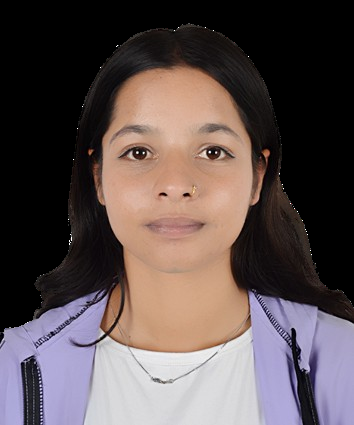
#> input picture openCV/assets/aprina.png, 354 x 425 px, given in place of aprina.jpg, which was not available
$ jupyter execute skin_detection.ipynb
#> lines starting #> are read from the running program, lines starting #| are printed output that depends on the picture; after the words box and inside, x2 and y2 are one past the last pixel; in counts of white or black regions, pixels touching at a corner belong together; pictures that were not available may be replaced by others from this repository, and a replacement may not be noted
[cell 1]
import cv2
import numpy as np

[cell 2]
def read_and_resize_image(image_path, max_width = 400, max_height = 500):
#> called with image_path = './aprina.jpg', max_width = 400, max_height = 500
    img = cv2.imread(image_path , cv2.IMREAD_COLOR)
#> img is the input picture: shape (425, 354, 3); mean B, G, R 79.7, 80, 92.7
    if img is None:
        raise FileNotFoundError(f"Could not find or open image at: {image_path}")
    height, width = img.shape[:2]
#> height = 425; width = 354
    print(width, height)
#| 354 425
    f1 = max_width/width
#> f1 = 1.13
    f2 = max_height/height
#> f2 = 1.18
    f= min(f1,f2)
#> f = 1.13
    new_dim = int(width*f), int(height*f)
#> new_dim = (400, 480)
    print(new_dim)
#| (400, 480)
    resized_img = cv2.resize(img, new_dim, interpolation=cv2.INTER_AREA)
    return resized_img

[cell 3]
img =read_and_resize_image("./aprina.jpg")
print(img)
#> (printed output is left out)

[cell 4]
img = cv2.imread("./aprina.jpg" , cv2.IMREAD_COLOR)
img_grayscale= cv2.cvtColor(img, cv2.COLOR_BGR2GRAY)
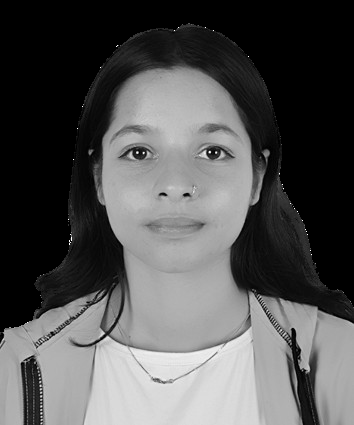
#> img_grayscale: shape (425, 354); min 0, max 255, mean 83.8
histogram, bin_edges = np.histogram(img_grayscale,256,[0, 256])
#> histogram = 256 values, max 51006 at index 0, min 0 at index 242, mean 587.7; bin_edges = 257 values from 0 to 256

[cell 5]
histogram, bin_edges = np.histogram(img_grayscale,10,[0, 256])
#> histogram = [69745, 9832, 1985, 1766, 2535, 7382, 40380, 4482, 11797, 546]; bin_edges = [0, 25.6, 51.2, 76.8, 102.4, 128, 153.6, 179.2, 204.8, 230.4, 256]
#check the total number of pixel count for each bin
for bin in range(10):
   print(f"{bin}:{histogram[bin]}")
#> this loop made 10 passes
#| 0:69745
#| 1:9832
#| 2:1985
#| 3:1766
#| 4:2535
#| 5:7382
#| 6:40380
#| 7:4482
#> (further printed lines are left out)

[cell 6]
#check if the total pixels in image is equal to the histogram sum or not
height, width = img_grayscale.shape
#> height = 425; width = 354
total_pixels = height * width
#> total_pixels = 150450
print(total_pixels)
#| 150450
print(sum(histogram))
#| 150450
# output:
# 150450
# 150450

[cell 7]
# Check if the frequest intensity value
frequent_intensity_value= max(histogram)
#> frequent_intensity_value = 69745
print(frequent_intensity_value)
#| 69745
tupli = np.where(histogram==frequent_intensity_value)
#> tupli = ([0],)
print(tupli)
#| (array([0]),)
print(tupli[0])
#| [0]
print(tupli[0][0])
#| 0
max_value_index = tupli[0][0]
#> max_value_index = 0
print(max_value_index)
#| 0
print(f"Intensity at the index max_Value(check) {histogram[max_value_index]}")
#| Intensity at the index max_Value(check) 69745

[cell 8]
# calculate  threshold value using otsu
totsu , thresholded_image = cv2.threshold(img_grayscale, 200, 255, cv2.THRESH_OTSU+ cv2.THRESH_BINARY_INV)
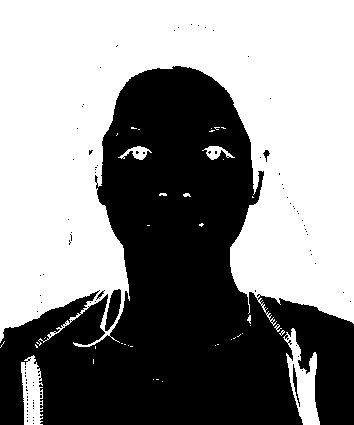
#> thresholded_image: shape (425, 354); 54.9% white; 93 black regions (88 under 20 px), largest, box (x1, y1, x2, y2) and area: (0, 66, 354, 425) 67185, (105, 289, 121, 331) 385, (293, 364, 300, 407) 93, (263, 150, 270, 162) 37, (96, 290, 105, 300) 24
#> totsu = 91
print(totsu)
#| 91.0

$ run again, with openCV/assets/face.jpg saved as openCV/assets/aprina.png
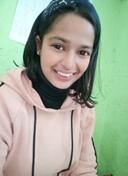
#> input picture openCV/assets/face.jpg, 128 x 176 px, given in place of aprina.jpg, which was not available
#> in read_and_resize_image, img is the input picture: shape (176, 128, 3); mean B, G, R 150.3, 169.2, 158.6
#| 128 176
#| (363, 500)
#> (printed output is left out)
#> `img_grayscale= cv2.cvtColor(img, cv2.COLOR_BGR2GRAY)`:
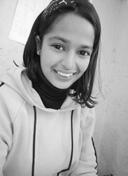
#> img_grayscale: shape (176, 128); min 1, max 251, mean 163.8
#> `histogram, bin_edges = np.histogram(img_grayscale,256,[0, 256])`: histogram = 256 values, max 400 at index 193, min 0 at index 0, mean 88; bin_edges = 257 values from 0 to 256
#> `histogram, bin_edges = np.histogram(img_grayscale,10,[0, 256])`: histogram = [588, 1862, 889, 638, 795, 1714, 3421, 7106, 4518, 997]; bin_edges = [0, 25.6, 51.2, 76.8, 102.4, 128, 153.6, 179.2, 204.8, 230.4, 256]
#> the loop `for bin in range(10):` made 10 passes
#| 0:588
#| 1:1862
#| 2:889
#| 3:638
#| 4:795
#> (further printed lines are left out)
#| 22528
#| 22528
#> frequent_intensity_value = 7106
#| 7106
#> tupli = ([7],)
#| (array([7]),)
#| [7]
#| 7
#> max_value_index = 7
#| 7
#| Intensity at the index max_Value(check) 7106
#> `totsu , thresholded_image = cv2.threshold(img_grayscale, 200, 255, cv2..`:
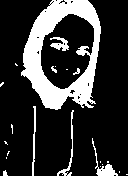
#> thresholded_image: shape (176, 128); 20.5% white; 22 white regions (14 under 20 px), largest, box (x1, y1, x2, y2) and area: (21, 0, 101, 110) 3841, (92, 138, 118, 176) 212, (57, 110, 74, 176) 163
#> totsu = 124
#| 124.0
